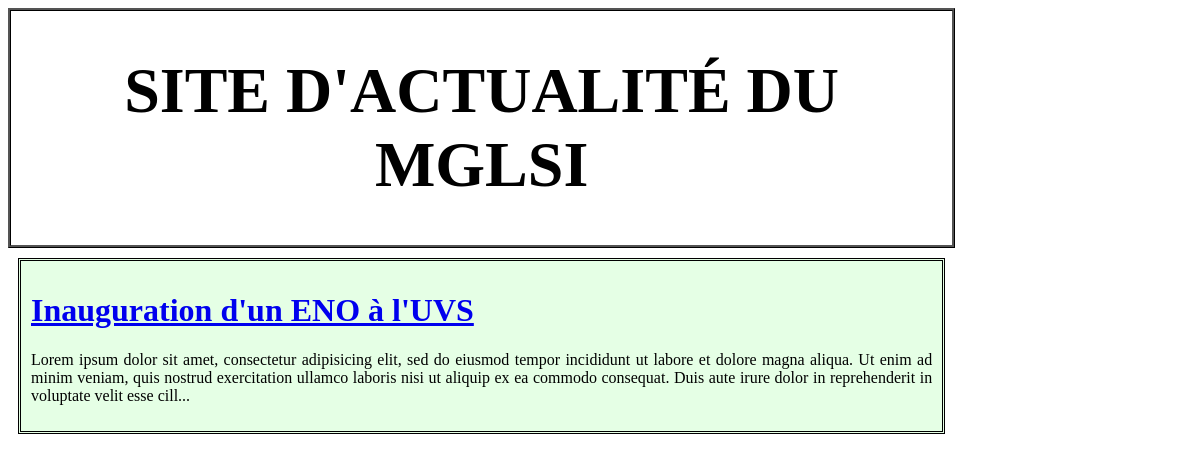
Page /projetNews/categorie-3 on the committed database.
### tables this page shows
CREATE TABLE Article(
	id int primary key auto_increment,
	titre varchar(255),
	contenu text,
	dateCreation datetime DEFAULT NOW(),
	dateModification datetime DEFAULT NOW(),
	categorie int
);

### Model/model.php (called while the page is built, shortened)
<?php
	function getItemByCategorie($bdd, $catId)
	{
		$reponse = $bdd->query('SELECT * FROM Article WHERE categorie = '.$catId);
		$articles = $reponse->fetchAll(PDO::FETCH_OBJ);
		return $articles;
	}
?>

### Vue/categorie.php (the view, shortened to what this page needs)
<!DOCTYPE html>
<html>
<head>
	<link rel="stylesheet" type="text/css" href="vue/design/style.css">
</head>
<body>
	<div id="contenu">
	<div id="entete">
			<h1>Site d'actualité du MGLSI</h1>
		</div>
		<?php
		foreach ($articles as $article)
		{?>
			<div class="article">
				<h1><a href="/projetNews/articles-<?= $article->id ?>"><?= $article->titre ?></a></h1>
				<p><?= substr($article->contenu, 0, 300) . '...' ?></p>
		</div><?php
		}
	?>
	</div>
</body>
</html>

### Vue/design/style.css (style rules this page uses)
#entete { font-size: 2em; text-align: center; font-family: "AGENCY FB"; text-transform: uppercase; border: 3px ridge black; margin-bottom: 10px; }
#contenu { float: left; width: 80%; text-align: justify; }
.article { margin: 10px; padding: 10px; border:3px double black; background-color: rgba(0, 255, 0, 0.1); }

### rows in the picture
article: titre "Inauguration d'un ENO à l'UVS", contenu "Lorem ipsum dolor sit amet, consectetur adipisicing elit, sed do eiusmod tempor incididunt ut labore et dolore magna aliqua. Ut enim ad minim veniam, quis nostrud exercitation ullamco laboris nisi ut aliquip ex ea commodo consequat. Duis aute irure dolor in reprehenderit in voluptate velit esse cill"
